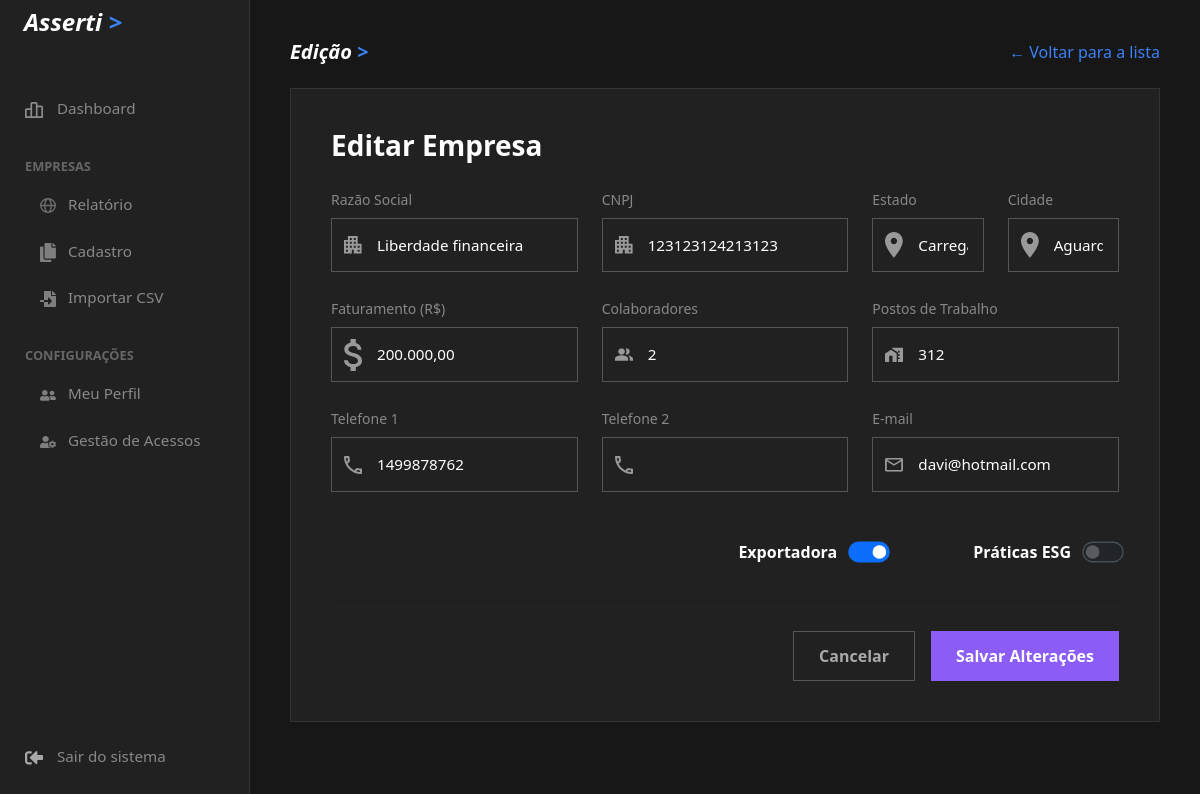
The page /editar.php?id=3 (signed in) on the database its author committed.
### tables this page shows
CREATE TABLE `empresas` (
  `id` int(11) NOT NULL,
  `razao_social` varchar(150) NOT NULL,
  `nome_fantasia` varchar(150) DEFAULT NULL,
  `cnpj` varchar(18) NOT NULL,
  `cidade_estado` varchar(100) NOT NULL,
  `telefone_1` varchar(20) DEFAULT NULL,
  `telefone_2` varchar(20) DEFAULT NULL,
  `email` varchar(100) DEFAULT NULL,
  `tipo_servico` varchar(100) DEFAULT NULL,
  `faturamento_2025` decimal(15,2) NOT NULL,
  `postos_trabalho` int(11) NOT NULL,
  `total_colaboradores` int(11) NOT NULL,
  `exporta` tinyint(1) DEFAULT 0,
  `esg_ods` tinyint(1) DEFAULT 0,
  `criado_em` timestamp NOT NULL DEFAULT current_timestamp()
);

### public/editar.php (the view, shortened to what this page needs)
<?php
require 'conexao.php';
$mensagem = ''; $empresa = null;
if (isset($_GET['id'])) {
    $stmt = $pdo->prepare("SELECT * FROM empresas WHERE id = ?");
    $stmt->execute([$_GET['id']]);
    $empresa = $stmt->fetch(PDO::FETCH_ASSOC);
}
?>
<!DOCTYPE html>
<html lang="pt-PT" data-bs-theme="dark">
<head>
    <link href="https://cdn.jsdelivr.net/npm/bootstrap@5.3.0/dist/css/bootstrap.min.css" rel="stylesheet">
</head>
<body>
    <?php include 'menu.php'; ?>
    <div class="main-content">
        <div class="d-flex justify-content-between align-items-center mb-4">
            <h5 class="text-white fw-bold m-0" style="font-style: italic;">Edição <span style="color:#3b82f6;">></span></h5>
            <a href="relatorios.php" style="color: #3b82f6; text-decoration:none;">← Voltar para a lista</a>
        </div>
        <div class="flat-card">
            <h3 class="fw-bold mb-0 text-white">Editar Empresa</h3>
            <form action="editar.php?id=<?= $empresa['id'] ?>" method="POST" class="mt-4">
    <div class="row g-4 mb-4">
        <div class="col-md-4" style="position: relative;">
            <label style="color: #888;" class="form-label small">Razão Social</label>
            <img src="icones/predio.svg" style="position: absolute; left: 25px; top: 68%; transform: translateY(-50%); width: 18px; opacity: 0.7; pointer-events: none;">
            <input type="text" name="razao_social" class="form-control flat-input" value="<?= htmlspecialchars($empresa['razao_social']) ?>" style="padding-left: 45px;" required>
        </div>
        <div class="col-md-4" style="position: relative;">
            <label style="color: #888;" class="form-label small">CNPJ</label>
            <img src="icones/predio.svg" style="position: absolute; left: 25px; top: 68%; transform: translateY(-50%); width: 18px; opacity: 0.7; pointer-events: none;">
            <input type="text" name="cnpj" class="form-control flat-input" value="<?= htmlspecialchars($empresa['cnpj']) ?>" style="padding-left: 45px;" required>
        </div>
        <div class="col-md-2" style="position: relative;">
            <label style="color: #888;" class="form-label small">Estado</label>
            <img src="icones/localizacao.svg" style="position: absolute; left: 25px; top: 68%; transform: translateY(-50%); width: 18px; opacity: 0.7; pointer-events: none;">
            <select name="estado" id="estado" class="form-select flat-input" style="padding-left: 45px;" required><option value="">Carregando...</option></select>
        </div>
        <div class="col-md-2" style="position: relative;">
            <label style="color: #888;" class="form-label small">Cidade</label>
            <img src="icones/localizacao.svg" style="position: absolute; left: 25px; top: 68%; transform: translateY(-50%); width: 18px; opacity: 0.7; pointer-events: none;">
            <select name="cidade" id="cidade" class="form-select flat-input" style="padding-left: 45px;" required disabled><option value="">Aguardando UF...</option></select>
        </div>
    </div>
    <div class="row g-4 mb-4">
        <div class="col-md-4" style="position: relative;">
            <label style="color: #888;" class="form-label small">Faturamento (R$)</label>
            <img src="icones/sifrao.svg" style="position: absolute; left: 25px; top: 68%; transform: translateY(-50%); width: 18px; opacity: 0.7; pointer-events: none;">
            <input type="text" name="faturamento" class="form-control flat-input" value="<?= number_format($empresa['faturamento_2025'], 2, ',', '.') ?>" style="padding-left: 45px;" required>
        </div>
        <div class="col-md-4" style="position: relative;">
            <label style="color: #888;" class="form-label small">Colaboradores</label>
            <img src="icones/pessoas.svg" style="position: absolute; left: 25px; top: 68%; transform: translateY(-50%); width: 18px; opacity: 0.7; pointer-events: none;">
            <input type="number" name="colaboradores" class="form-control flat-input" value="<?= $empresa['total_colaboradores'] ?>" style="padding-left: 45px;" required>
        </div>
        <div class="col-md-4" style="position: relative;">
            <label style="color: #888;" class="form-label small">Postos de Trabalho</label>
            <img src="icones/casa.svg" style="position: absolute; left: 25px; top: 68%; transform: translateY(-50%); width: 18px; opacity: 0.7; pointer-events: none;">
            <input type="number" name="postos" class="form-control flat-input" value="<?= $empresa['postos_trabalho'] ?>" style="padding-left: 45px;" required>
        </div>
    </div>
    <div class="row g-4 mb-5">
        <div class="col-md-4" style="position: relative;">
            <label style="color: #888;" class="form-label small">Telefone 1</label>
            <img src="icones/telefone.svg" style="position: absolute; left: 25px; top: 68%; transform: translateY(-50%); width: 18px; opacity: 0.7; pointer-events: none;">
            <input type="text" name="telefone_1" class="form-control flat-input" value="<?= htmlspecialchars($empresa['telefone_1']) ?>" style="padding-left: 45px;">
        </div>
        <div class="col-md-4" style="position: relative;">
            <label style="color: #888;" class="form-label small">Telefone 2</label>
            <img src="icones/telefone.svg" style="position: absolute; left: 25px; top: 68%; transform: translateY(-50%); width: 18px; opacity: 0.7; pointer-events: none;">
            <input type="text" name="telefone_2" class="form-control flat-input" value="<?= htmlspecialchars($empresa['telefone_2']) ?>" style="padding-left: 45px;">
        </div>
        <div class="col-md-4" style="position: relative;">
            <label style="color: #888;" class="form-label small">E-mail</label>
            <img src="icones/carta.svg" style="position: absolute; left: 25px; top: 68%; transform: translateY(-50%); width: 18px; opacity: 0.7; pointer-events: none;">
            <input type="email" name="email" class="form-control flat-input" value="<?= htmlspecialchars($empresa['email']) ?>" style="padding-left: 45px;">
        </div>
    </div>
    <div class="row align-items-center mb-2">
        <div class="col-md-12 d-flex justify-content-end gap-5">
            <div class="form-check form-switch d-flex align-items-center gap-3">
                <label class="form-check-label text-white fw-bold m-0">Exportadora</label>
                <input class="form-check-input m-0" type="checkbox" name="exporta" <?= $empresa['exporta'] ? 'checked' : '' ?> style="transform: scale(1.3);">
            </div>
            <div class="form-check form-switch d-flex align-items-center gap-3">
                <label class="form-check-label text-white fw-bold m-0">Práticas ESG</label>
                <input class="form-check-input m-0" type="checkbox" name="esg_ods" <?= $empresa['esg_ods'] ? 'checked' : '' ?> style="transform: scale(1.3);">
            </div>
        </div>
    </div>
    <hr>
    <div class="d-flex justify-content-end gap-3 mt-4">
        <a href="relatorios.php" class="btn-clear">Cancelar</a>
        <button type="submit" class="btn-submit">Salvar Alterações</button>
    </div>
</form>
        </div>
    </div>
</body>
</html>

### public/editar.php (style rules this page uses)
body { background-color: #171717 !important; color: #e5e7eb; font-family: 'Segoe UI', Tahoma, Geneva, Verdana, sans-serif; display: flex; overflow-x: hidden; margin: 0; min-height: 100vh; }
.main-content { margin-left: 250px; padding: 40px; width: calc(100% - 250px); background-color: #171717; }
.flat-card { background-color: #212121; border: 1px solid #333; border-radius: 0; padding: 40px; }
.flat-input { background: transparent !important; border: 1px solid #555 !important; color: white !important; border-radius: 0 !important; padding: 15px; font-size: 0.95rem; }
select option { background-color: #212121; color: white; }
.btn-clear { background-color: transparent; color: #aaa; border: 1px solid #555; padding: 12px 25px; border-radius: 0; font-weight: 600; text-decoration: none; }
.btn-submit { background-color: #8b5cf6; color: white; border: none; padding: 12px 25px; border-radius: 0; font-weight: 600; }
hr { border-color: #333; margin: 40px 0 20px 0; }

### rows shown on the page
empresas: razao_social "Liberdade financeira", cnpj "123123124213123", faturamento "200.000,00", colaboradores "2", postos "312", telefone_1 "1499878762", email "davi@hotmail.com", exporta "☑"
